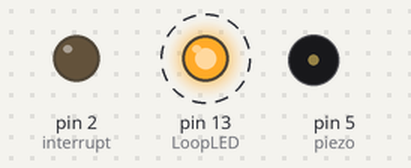
A sketch run on a simulated Arduino Uno, built with avr-gcc and run on an emulated ATmega328P. On the bench: output pins drawn as LEDs (lit = HIGH), buzzer (waves = sounding, pin HIGH). Dashed ring = blinking.

Above: at 0.5 s.
Timing chart, 0 to 4.6 s (numbered marks = the images above):
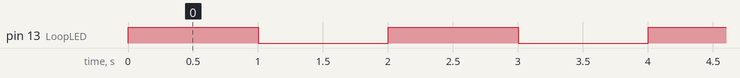

The sketch:

ex5.ino
```cpp
#include <MsTimer2.h>

int interrupt = 2; //변수 선언
int piezo=5;
int LoopLED = 13;

volatile int state =LOW;

void toggle() {//toggle함수 호출 때 마다 state 값 반전 HIGH -> LOW, LOW -> HIGH
  state = !state;
  digitalWrite(interrupt, state);
  tone(piezo, 262, 1000); //toggle 함수 실행시 piezo에서 소리나게 하기 위함
}

void setup() {
  pinMode(piezo, OUTPUT);
  pinMode(interrupt, OUTPUT);
  pinMode(LoopLED, OUTPUT);

  attachInterrupt(0, toggle, CHANGE);

}

void loop() { //인터럽트와 상관 없이 실행되는 LED
    digitalWrite(LoopLED, HIGH);
    delay(1000);
    digitalWrite(LoopLED, LOW);
    delay(1000);
}
```

Measured:
- by itself, pin 13 (LoopLED): alternates HIGH for 1.0 s and LOW for 1.0 s
